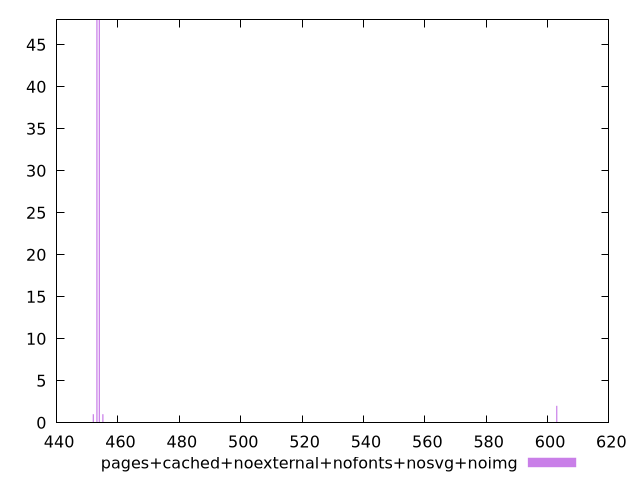

This chart was generated by the following gnuplot code:
$_pagesCachedNoexternalNofontsNosvgNoimg <<EOF
455.08080008210624 1
453.91292805452173 48
453.13434670279867 48
603.0112569094804 2
451.96647467521416 1
EOF
set key outside below
set terminal pngcairo
set output "report_00005_2020-11-02T22-26-11.212Z/uses-rel-preload/pages+cached+noexternal+nofonts+nosvg+noimg//raw_hist.png"
set yrange [0:48]
set boxwidth 0.3892906758615109
set style fill transparent solid 0.5 noborder
plot $_pagesCachedNoexternalNofontsNosvgNoimg title "pages+cached+noexternal+nofonts+nosvg+noimg" with boxes ,
